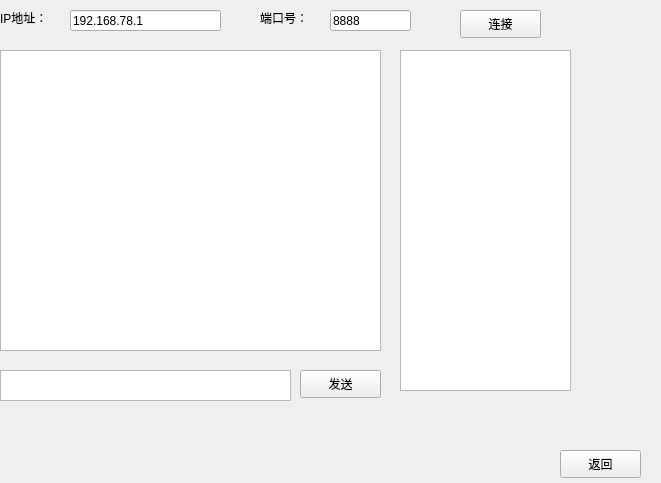
<?xml version="1.0" encoding="UTF-8"?>
<ui version="4.0">
 <class>Client</class>
 <widget class="QWidget" name="Client">
  <property name="geometry">
   <rect>
    <x>0</x>
    <y>0</y>
    <width>661</width>
    <height>483</height>
   </rect>
  </property>
  <property name="windowTitle">
   <string>Form</string>
  </property>
  <widget class="QPushButton" name="connectBtn">
   <property name="geometry">
    <rect>
     <x>460</x>
     <y>10</y>
     <width>81</width>
     <height>28</height>
    </rect>
   </property>
   <property name="text">
    <string>连接</string>
   </property>
  </widget>
  <widget class="QTextBrowser" name="textReceive">
   <property name="geometry">
    <rect>
     <x>0</x>
     <y>50</y>
     <width>381</width>
     <height>301</height>
    </rect>
   </property>
  </widget>
  <widget class="QLineEdit" name="leport">
   <property name="geometry">
    <rect>
     <x>330</x>
     <y>10</y>
     <width>81</width>
     <height>21</height>
    </rect>
   </property>
   <property name="text">
    <string>8888</string>
   </property>
  </widget>
  <widget class="QListWidget" name="listWidget">
   <property name="geometry">
    <rect>
     <x>400</x>
     <y>50</y>
     <width>171</width>
     <height>341</height>
    </rect>
   </property>
  </widget>
  <widget class="QLabel" name="label">
   <property name="geometry">
    <rect>
     <x>260</x>
     <y>10</y>
     <width>72</width>
     <height>15</height>
    </rect>
   </property>
   <property name="text">
    <string>端口号：</string>
   </property>
  </widget>
  <widget class="QLineEdit" name="leipAddress">
   <property name="geometry">
    <rect>
     <x>70</x>
     <y>10</y>
     <width>151</width>
     <height>21</height>
    </rect>
   </property>
   <property name="text">
    <string>192.168.78.1</string>
   </property>
  </widget>
  <widget class="QPlainTextEdit" name="textSend">
   <property name="geometry">
    <rect>
     <x>0</x>
     <y>370</y>
     <width>291</width>
     <height>31</height>
    </rect>
   </property>
  </widget>
  <widget class="QLabel" name="label_2">
   <property name="geometry">
    <rect>
     <x>0</x>
     <y>10</y>
     <width>72</width>
     <height>15</height>
    </rect>
   </property>
   <property name="text">
    <string>IP地址：</string>
   </property>
  </widget>
  <widget class="QPushButton" name="sendBtn">
   <property name="geometry">
    <rect>
     <x>300</x>
     <y>370</y>
     <width>81</width>
     <height>28</height>
    </rect>
   </property>
   <property name="text">
    <string>发送</string>
   </property>
  </widget>
  <widget class="QPushButton" name="back_btn">
   <property name="geometry">
    <rect>
     <x>560</x>
     <y>450</y>
     <width>81</width>
     <height>28</height>
    </rect>
   </property>
   <property name="text">
    <string>返回</string>
   </property>
  </widget>
 </widget>
 <resources/>
 <connections/>
</ui>
